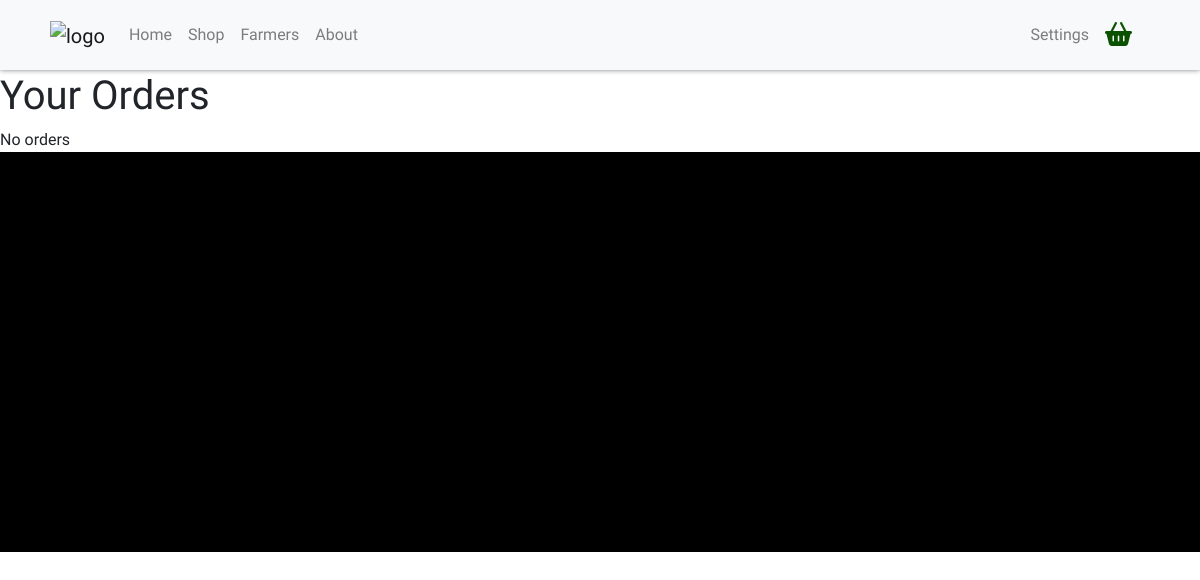
Before: /orders/orders/ (signed in) with the older database file.
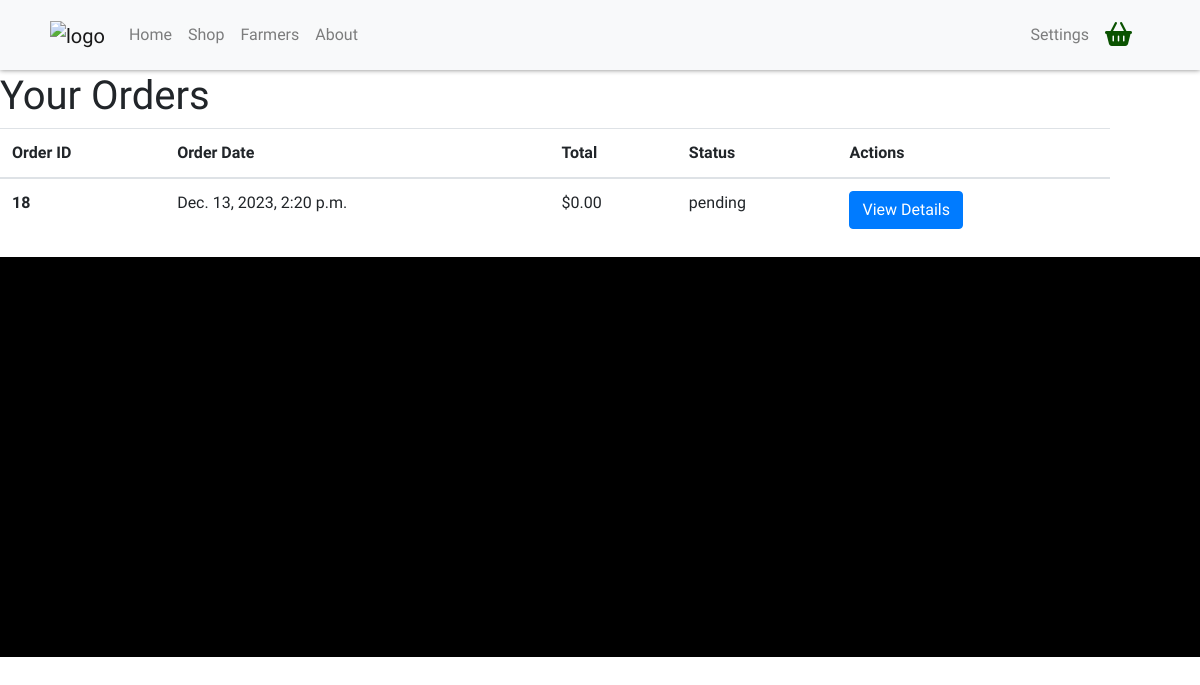
After: the same page with the newer database file.
### orders/models.py (models this page shows, shortened)
class Order(models.Model):
    STATUS = [
        ("pending", "Pending"),
        ("processing", "Processing"),
        ("shipped", "Shipped"),
        ("delivered", "Delivered"),
    ]
    user = models.ForeignKey(User, on_delete=models.CASCADE)
    order_date = models.DateTimeField(auto_now_add=True)
    status = models.CharField(max_length=20, default="Pending", choices=STATUS)
    total = models.DecimalField(max_digits=10, decimal_places=2)

### orders/views.py (the view)
# urls.py: path("orders/", OrderList.as_view(), name="orders"),
class OrderList(ListView):
    model = Order
    template_name = "orders/order_list.html"
    context_object_name = "orders"
    def get_queryset(self):
        return Order.objects.filter(user=self.request.user)

### orders/templates/orders/order_list.html
{% extends "base.html" %}
{% block content %}
<h1>Your Orders</h1>
<div class="container row">
    {% if orders %}
    <table class="table">
        <thead>
            <tr>
                <th scope="col">Order ID</th>
                <th scope="col">Order Date</th>
                <th scope="col">Total</th>
                <th scope="col">Status</th>
                <th scope="col">Actions</th>
            </tr>
        </thead>
        <tbody>
            {% for order in orders %}
                <tr>
                    <th scope="row">{{ order.id }}</th>
                    <td>{{ order.order_date }}</td>
                    <td>${{ order.total }}</td>
                    <td>{{ order.status }}</td>
                    <td>
                        <a href="{% url 'orders:order_detail' pk=order.pk %}" class="btn btn-primary">View Details</a>
                    </td>
                </tr>
            {% endfor %}
        </tbody>
    </table>
    {% else %}
    <p class="card-text">No orders</p>
    {% endif %}
</div>
{% endblock %}

Changed rows visible on the page:
added Order: id "18", order_date "Dec. 13, 2023, 2:20 p.m.", total "0.00", status "pending"
Other visible differences:
text no longer shown: "No orders"
text now shown: "Order ID Order Date Total Status Actions"
